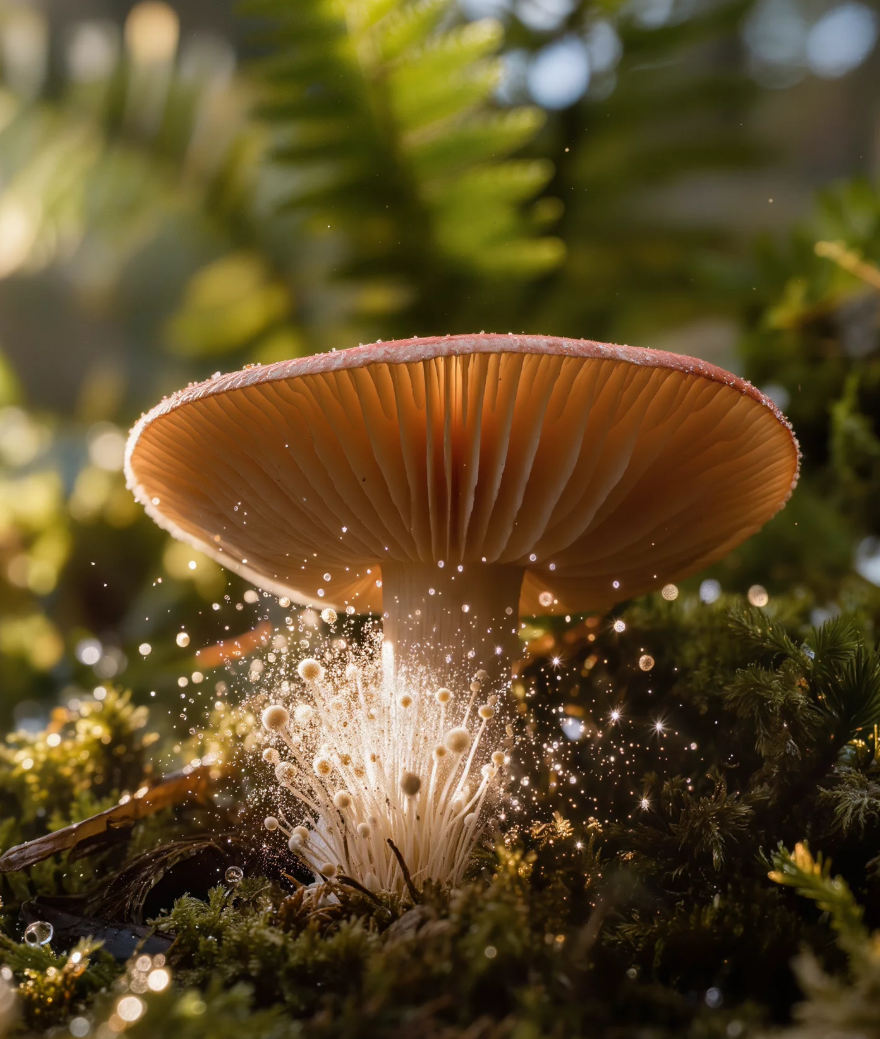
#> input picture docs/macro-source.png, 880 x 1039 px
$ python animate_macro.py
#> lines starting #> are read from the running program, lines starting #| are printed output that depends on the picture
"""Bring a still macro photograph to life: breathing frame, drifting spores, pulsing light, floating dust.

This is a cinemagraph, not a video model: the photograph itself is kept and moved. Four layers are animated
on top of each other -
  * the frame breathes: a slow zoom plus a sub-pixel rise, so the image never sits perfectly still;
  * the light pulses: a soft radial mask is multiplied in and out, which reads as sun through moving leaves;
  * the spore cloud drifts: particles start inside the burst under the cap, rise with a little turbulence and
    fade, additive so they glow;
  * dust motes cross the whole frame at their own speeds.

    <bundled python> tools/animate_macro.py <source.png>
"""

import os
import sys

import numpy as np
from PIL import Image, ImageChops, ImageDraw, ImageFilter

HERE = os.path.dirname(os.path.abspath(__file__))
ROOT = os.path.dirname(HERE)

WIDTH = 600
FRAMES = 48
DELAY = 50          # ms per frame -> about 2.4 s loop
SPORES = 34
MOTES = 26
GIF_WIDTH = 440


def load(source):
    image = Image.open(source).convert("RGB")
    height = int(image.height * WIDTH / image.width)
    return image.resize((WIDTH, height), Image.Resampling.LANCZOS)


def glow_particles(size, particles, brightness=1.0):
    """One additive layer of soft dots: draw small discs, blur them, scale."""
    layer = Image.new("L", size, 0)
    draw = ImageDraw.Draw(layer)
    for x, y, radius, alpha in particles:
        draw.ellipse([x - radius, y - radius, x + radius, y + radius], fill=int(255 * alpha * brightness))
    return layer.filter(ImageFilter.GaussianBlur(2.2))


def frame_at(base, index, height, width):
    phase = index / FRAMES
    angle = 2 * np.pi * phase

    # 1. breathing frame: gentle zoom + rise
    zoom = 1.0 + 0.018 * np.sin(angle)
    rise = 3.5 * np.sin(angle + 0.6)
    padded = base.resize((int(width * zoom), int(height * zoom)), Image.Resampling.BICUBIC)
    left = (padded.width - width) // 2
    top = (padded.height - height) // 2 + int(rise)
    frame = padded.crop((left, top, left + width, top + height))

    # 2. light pulse: multiply a soft centre-weighted mask
    mask = Image.new("L", (width, height), 0)
    mask_draw = ImageDraw.Draw(mask)
    pulse = 0.5 + 0.5 * np.sin(angle - 0.4)
    radius = int(max(width, height) * (0.62 + 0.05 * pulse))
    mask_draw.ellipse([width // 2 - radius, height // 2 - radius, width // 2 + radius, height // 2 + radius],
                      fill=int(200 + 55 * pulse))
    mask = mask.filter(ImageFilter.GaussianBlur(width * 0.12))
    frame = Image.composite(frame, Image.eval(frame, lambda v: int(v * 0.82)), mask)

    # 3. the spore burst under the cap, rising and fading
    spores = []
    for order in range(SPORES):
        seed = (order * 37) % 100 / 100.0
        life = (phase + seed) % 1.0
        spread = (seed - 0.5)
        x = width * (0.5 + 0.17 * spread) + 26 * spread * life + 5 * np.sin(angle * 2 + order)
        y = height * 0.80 - life * height * 0.42
        radius = 1.2 + 2.6 * (1 - life)
        alpha = 0.85 * (1 - life) ** 1.4
        spores.append((x, y, radius, alpha))
    # 4. dust motes crossing the frame
    for order in range(MOTES):
        seed = (order * 53) % 100 / 100.0
        life = (phase * 0.6 + seed) % 1.0
        x = width * (1.05 - 1.1 * life)
        y = height * (0.12 + 0.75 * ((seed * 7) % 1.0)) + 8 * np.sin(angle + order)
        radius = 1.0 + 1.8 * (1 - life)
        spores.append((x, y, radius, 0.35 * (1 - life)))

    light = glow_particles((width, height), spores, brightness=1.0)
    light = light.filter(ImageFilter.GaussianBlur(1.2))
    glow = Image.merge("RGB", (light, Image.eval(light, lambda v: int(v * 0.92)),
                               Image.eval(light, lambda v: int(v * 0.72))))
    frame = ImageChops.add(frame, glow, scale=1.0, offset=0)
    return frame


def main():
    source = sys.argv[1] if len(sys.argv) > 1 else os.path.join(ROOT, "docs", "macro-source.png")
    base = load(source)
    width, height = base.size
#> width = 600; height = 708
    frames = [frame_at(base, index, height, width) for index in range(FRAMES)]
#> in frame_at, `frame = padded.crop((left, top, left + width, top + height))`:
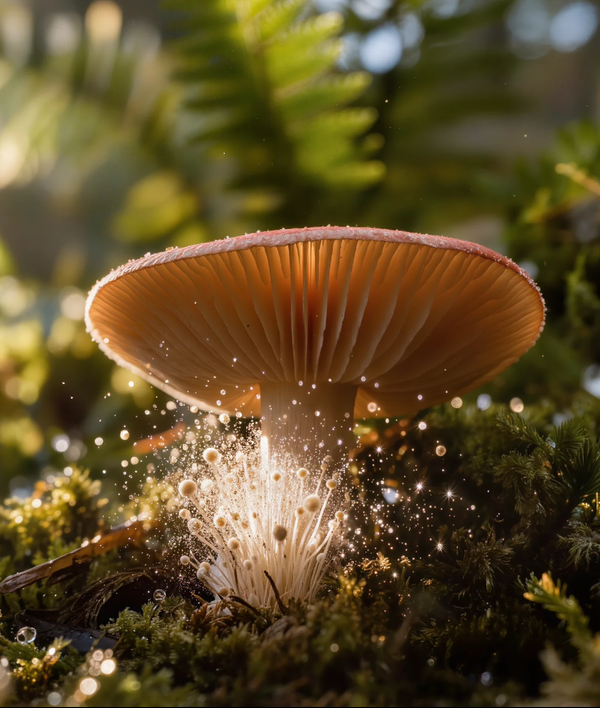
#> frame: PIL image 600x708 RGB; mean R, G, B 94.2, 76.4, 40.5
#> in frame_at, `mask = Image.new("L", (width, height), 0)`: mask: PIL image 600x708 L; every value is 0
#> in frame_at, `mask = mask.filter(ImageFilter.GaussianBlur(width * 0.12))`:
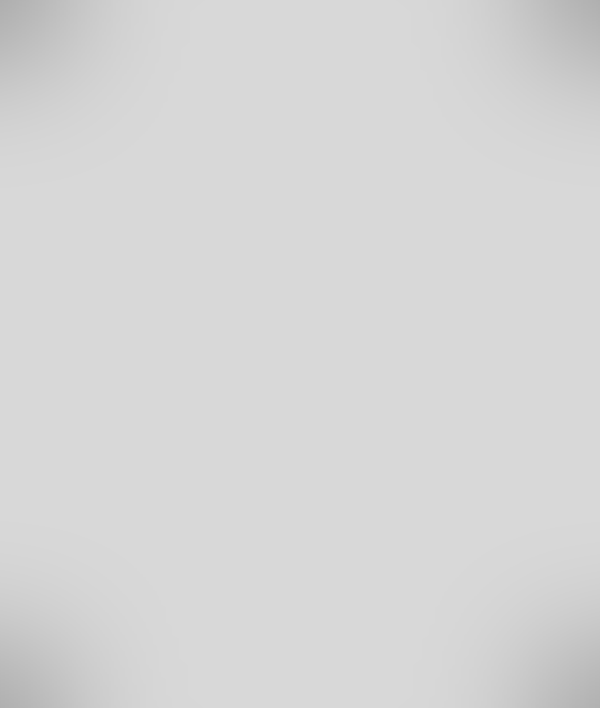
#> mask: PIL image 600x708 L; min 175, max 216, mean 213.7
#> in glow_particles, `return layer.filter(ImageFilter.GaussianBlur(2.2))`:
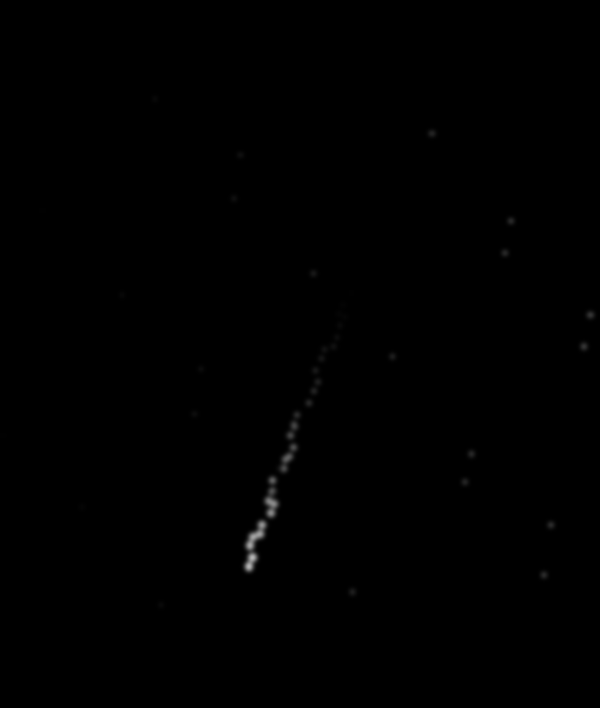
#> returned value: PIL image 600x708 L; min 0, max 180, mean 0.4
#> the loop in frame_at (call 2), `for order in range(SPORES):` made 34 passes
#> (life, x, y, radius, alpha) on passes 1 to 12: (0.0208, 250, 560.2, 3.75, 0.825), (0.391, 290.2, 450.2, 2.78, 0.425), (0.761, 333.1, 340.2, 1.82, 0.115), (0.131, 258.3, 527.5, 3.46, 0.698), (0.501, 293.2, 417.5, 2.5, 0.321), (0.871, 339.4, 307.4, 1.54, 0.0484), (0.241, 269.6, 494.8, 3.17, 0.578), (0.611, 314.8, 384.8, 2.21, 0.227), (0.981, 363.2, 274.7, 1.25, 0.00335), (0.351, 281.9, 462.1, 2.89, 0.464), (0.721, 320.4, 352.1, 1.93, 0.142), (0.0908, 250.3, 539.4, 3.56, 0.744)
#> the loop in frame_at (call 2), `for order in range(MOTES):` made 26 passes
#> (life, x, y, radius) on passes 1 to 12: (0.0125, 621.8, 86, 2.78), (0.542, 272, 469.2, 1.82), (0.0725, 582.2, 314.8, 2.67), (0.602, 232.4, 154.1, 1.72), (0.133, 542.5, 524.3, 2.56), (0.662, 192.8, 369.7, 1.61), (0.193, 503, 221.8, 2.45), (0.722, 153.2, 606, 1.5), (0.253, 463.4, 453.7, 2.35), (0.782, 113.6, 294.4, 1.39), (0.312, 423.8, 132.9, 2.24), (0.842, 73.95, 507.1, 1.28)
#> the loop in glow_particles (call 2), `for x, y, radius, alpha in particles:` made 60 passes
#> (x, y, radius, alpha) on passes 1 to 12: (250, 560.2, 3.75, 0.825), (290.2, 450.2, 2.78, 0.425), (333.1, 340.2, 1.82, 0.115), (258.3, 527.5, 3.46, 0.698), (293.2, 417.5, 2.5, 0.321), (339.4, 307.4, 1.54, 0.0484), (269.6, 494.8, 3.17, 0.578), (314.8, 384.8, 2.21, 0.227), (363.2, 274.7, 1.25, 0.00335), (281.9, 462.1, 2.89, 0.464), (320.4, 352.1, 1.93, 0.142), (250.3, 539.4, 3.56, 0.744)
#> call 3 of frame_at, with index = 2, height = 708, width = 600
#> in frame_at (call 3), `phase = index / FRAMES`: phase = 0.0417
#> in frame_at (call 3), `angle = 2 * np.pi * phase`: angle = 0.262
#> in frame_at (call 3), `rise = 3.5 * np.sin(angle + 0.6)`: rise = 2.66
#> in frame_at (call 3), `top = (padded.height - height) // 2 + int(rise)`: top = 3
#> in frame_at (call 3), `pulse = 0.5 + 0.5 * np.sin(angle - 0.4)`: pulse = 0.431
#> in frame_at (call 3), `radius = int(max(width, height) * (0.62 + 0.05 * pulse))`: radius = 454
#> the loop in frame_at (call 3), `for order in range(SPORES):` made 34 passes
#> (life, x, y, radius, alpha) on passes 1 to 12: (0.0417, 251, 554, 3.69, 0.801), (0.412, 290.3, 444, 2.73, 0.404), (0.782, 332.3, 334, 1.77, 0.101), (0.152, 256.8, 521.3, 3.41, 0.675), (0.522, 292.8, 411.3, 2.44, 0.303), (0.892, 340.4, 301.3, 1.48, 0.0379), (0.262, 270.7, 488.6, 3.12, 0.556), (0.632, 315.4, 378.6, 2.16, 0.21), (0.00167, 350.9, 565.9, 3.8, 0.848), (0.372, 280.5, 455.9, 2.83, 0.443), (0.742, 319.8, 345.9, 1.87, 0.128), (0.112, 250.6, 533.2, 3.51, 0.72)
#> after the loop in frame_at (call 3), `for order in range(SPORES):`: spores = 34 items, first 6: (251, 554, 3.69, 0.801), (290.3, 444, 2.73, 0.404), (332.3, 334, 1.77, 0.101), (256.8, 521.3, 3.41, 0.675), (292.8, 411.3, 2.44, 0.303), (340.4, 301.3, 1.48, 0.0379)
#> the loop in frame_at (call 3), `for order in range(MOTES):` made 26 passes
#> (life, x, y, radius) on passes 1 to 12: (0.025, 613.5, 87.03, 2.75), (0.555, 263.7, 469.6, 1.8), (0.085, 573.9, 314.1, 2.65), (0.615, 224.1, 153, 1.69), (0.145, 534.3, 523.8, 2.54), (0.675, 184.5, 370.2, 1.58), (0.205, 494.7, 222.8, 2.43), (0.735, 144.9, 606.7, 1.48), (0.265, 455.1, 453.4, 2.32), (0.795, 105.3, 293.3, 1.37), (0.325, 415.5, 132.1, 2.21), (0.855, 65.7, 507.4, 1.26)
#> after the loop in frame_at (call 3), `for order in range(MOTES):`: spores = 60 items, first 6: (251, 554, 3.69, 0.801), (290.3, 444, 2.73, 0.404), (332.3, 334, 1.77, 0.101), (256.8, 521.3, 3.41, 0.675), (292.8, 411.3, 2.44, 0.303), (340.4, 301.3, 1.48, 0.0379)
#> in frame_at (call 3), `frame = ImageChops.add(frame, glow, scale=1.0, offset=0)`:
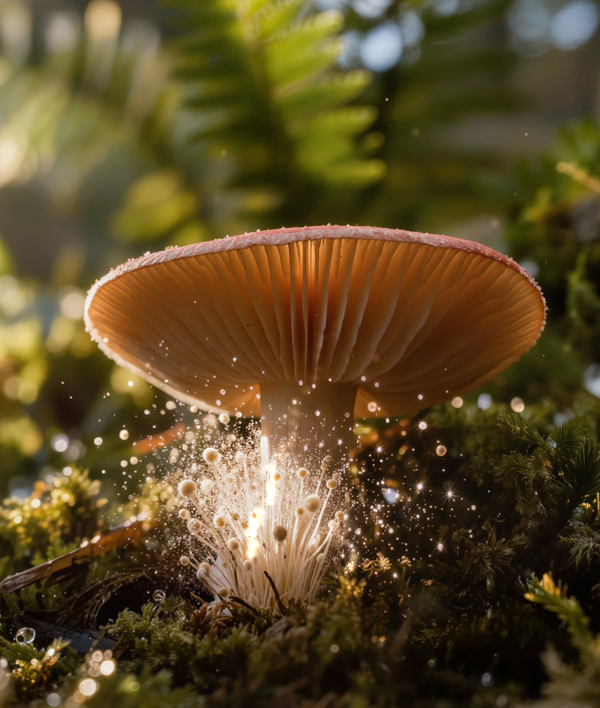
#> frame: PIL image 600x708 RGB; mean R, G, B 92.2, 74.8, 39.7
#> in frame_at (call 5), `frame = padded.crop((left, top, left + width, top + height))`:
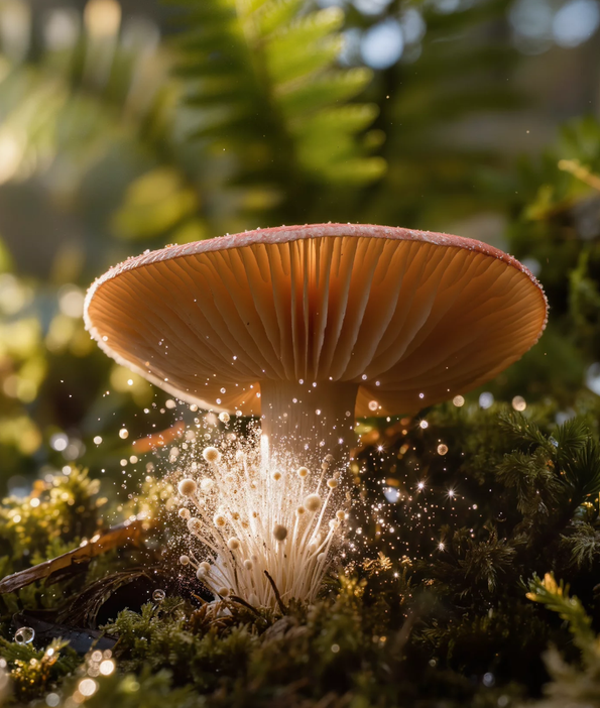
#> frame: PIL image 600x708 RGB; mean R, G, B 94.2, 76.3, 40.3
#> in frame_at (call 5), `mask = mask.filter(ImageFilter.GaussianBlur(width * 0.12))`:
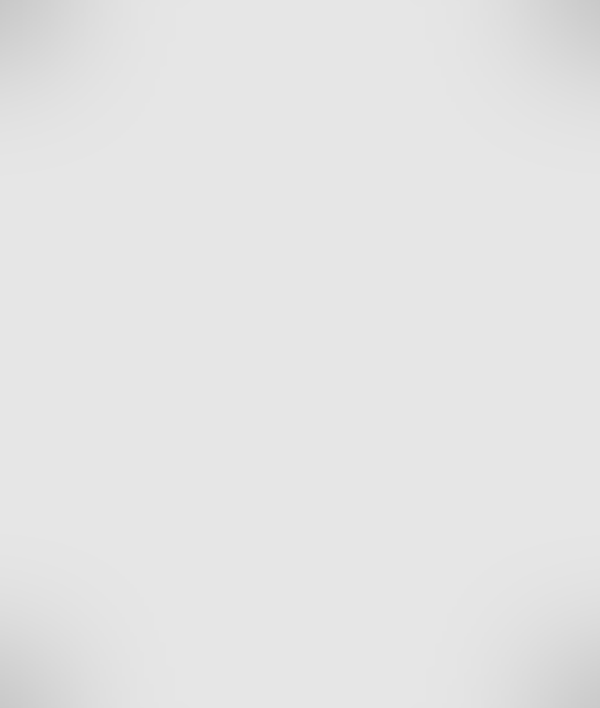
#> mask: PIL image 600x708 L; min 200, max 230, mean 228.5
#> in frame_at (call 6), `frame = padded.crop((left, top, left + width, top + height))`:
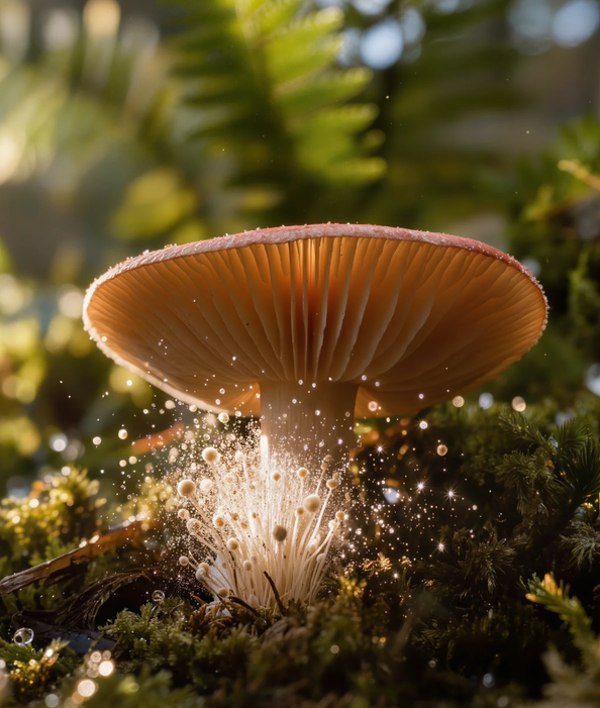
#> frame: PIL image 600x708 RGB; mean R, G, B 94.2, 76.3, 40.3

    webp = os.path.join(ROOT, "docs", "macro-alive.webp")
    gif = os.path.join(ROOT, "docs", "macro-alive.gif")
    frames[0].save(webp, save_all=True, append_images=frames[1:], duration=DELAY, loop=0, quality=82,
                   method=4)
    small = [frame.resize((GIF_WIDTH, int(frame.height * GIF_WIDTH / frame.width)), Image.Resampling.LANCZOS) for frame in frames[::2]]
    palette = [frame.convert("P", palette=Image.Palette.ADAPTIVE, colors=160) for frame in small]
    palette[0].save(gif, save_all=True, append_images=palette[1:], duration=DELAY * 2, loop=0, optimize=True,
                    disposal=2)
    print("size:", (width, height), "| webp bytes:", os.path.getsize(webp), "| gif bytes:", os.path.getsize(gif))
#| size: (600, 708) | webp bytes: 2018990 | gif bytes: 3010448


if __name__ == "__main__":
    main()
